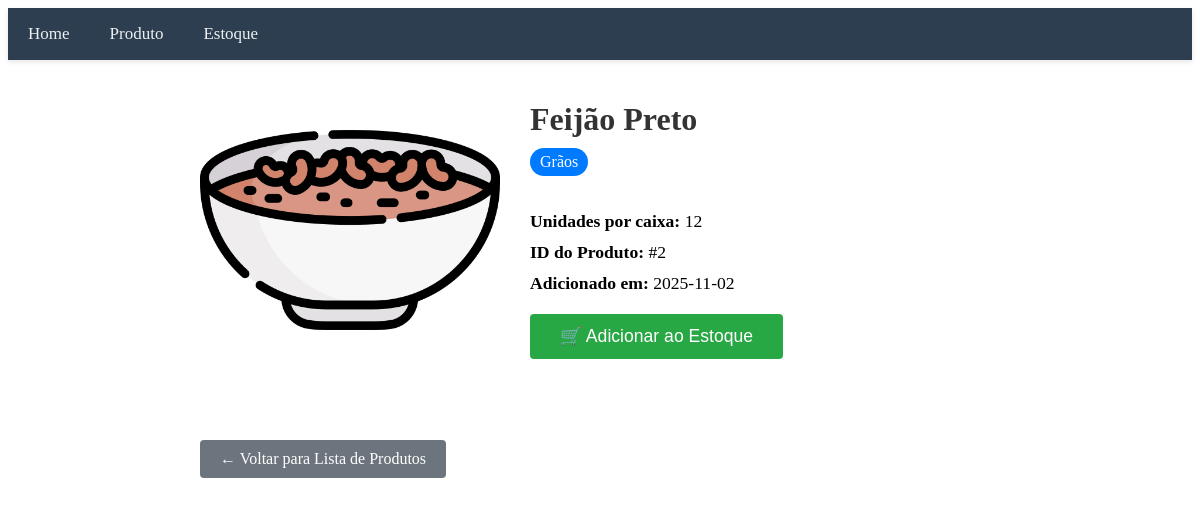
The app's page /products/2 (signed in) with its own data.
### tables this page shows
CREATE TABLE products (
            id INTEGER PRIMARY KEY AUTOINCREMENT,
            name TEXT NOT NULL,
            category TEXT NOT NULL,
            image TEXT,
            units_per_box INTEGER NOT NULL,
            created_at TIMESTAMP DEFAULT CURRENT_TIMESTAMP
        );

### app.py (the view)
@app.route('/products/<int:product_id>')
def product_detail(product_id):
    if 'username' not in session:
        return redirect(url_for('login'))
    product = get_product_by_id(product_id)
    if product is None:
        flash('Produto não encontrado!', 'error')
        return redirect(url_for('products_page'))
    return render_template('Products/product_detail.html', product=product)

### app.py (called while the page is built)
def get_db_connection():
    conn = sqlite3.connect(DATABASE)
    conn.row_factory = sqlite3.Row
    return conn

def get_product_by_id(product_id):
    conn = get_db_connection()
    product = conn.execute(
        'SELECT * FROM products WHERE id = ?', (product_id,)
    ).fetchone()
    conn.close()
    return product

### templates/Products/product_detail.html (shortened to what this page needs)
<!DOCTYPE html>
<html lang="pt-BR">
<head>
</head>
<body>
      <div class="topnav">
     <a href="/">Home</a>
     <a href="/products">Produto</a>
     <a href="/estoque">Estoque</a>
 </div>
    <div class="product-detail">
        <div class="product-header">
            {% if product.image %}
                <img src="{{ url_for('static', filename='images/products/' + product.image) }}"
                     alt="{{ product.name }}"
                     class="product-image"
                     onerror="this.src='{{ url_for('static', filename='images/placeholder.png') }}'">
            {% else %}
                <img src="{{ url_for('static', filename='images/placeholder.png') }}"
                     alt="Imagem não disponível"
                     class="product-image">
            {% endif %}
            <div class="product-info">
                <h1 class="product-name">{{ product.name }}</h1>
                <span class="product-category">{{ product.category }}</span>
                <div class="product-meta">
                    <div class="meta-item">
                        <strong>Unidades por caixa:</strong> {{ product.units_per_box }}
                    </div>
                    <div class="meta-item">
                        <strong>ID do Produto:</strong> #{{ product.id }}
                    </div>
                    <div class="meta-item">
                        <strong>Adicionado em:</strong> {{ product.created_at[:10] }}
                    </div>
                </div>
                <button style="padding: 12px 30px; background-color: #28a745; color: white; border: none; border-radius: 4px; cursor: pointer; font-size: 1.1em;">
                    🛒 Adicionar ao Estoque
                </button>
            </div>
        </div>
        <div style="margin-top: 40px;">
            <a href="{{ url_for('products_page') }}" class="back-button">← Voltar para Lista de Produtos</a>
        </div>
    </div>
</body>
</html>

### templates/Products/product_detail.html (style rules this page uses)
.product-detail { max-width: 800px; margin: 0 auto; padding: 20px; }
.product-header { display: flex; gap: 30px; margin-bottom: 30px; }
.product-image { width: 300px; height: 300px; object-fit: cover; border-radius: 8px; }
.product-info { flex: 1; }
.product-name { font-size: 2em; margin-bottom: 10px; color: #333; }
.product-category { background: #007bff; color: white; padding: 5px 10px; border-radius: 15px; display: inline-block; margin-bottom: 15px; }
.product-meta { margin: 20px 0; }
.meta-item { margin-bottom: 10px; font-size: 1.1em; }
.back-button { display: inline-block; padding: 10px 20px; background-color: #6c757d; color: white; text-decoration: none; border-radius: 4px; margin-top: 20px; }
.topnav { background-color: #2c3e50; overflow: hidden; box-shadow: 0 2px 5px rgba(0,0,0,0.1); }
.topnav a { float: left; color: #ecf0f1; text-align: center; padding: 16px 20px; text-decoration: none; font-size: 17px; transition: background-color 0.3s ease; }

### records on screen
products: image (picture), name "Feijão Preto", category "Grãos", units_per_box "12", id "2", created_at "2025-11-02"
